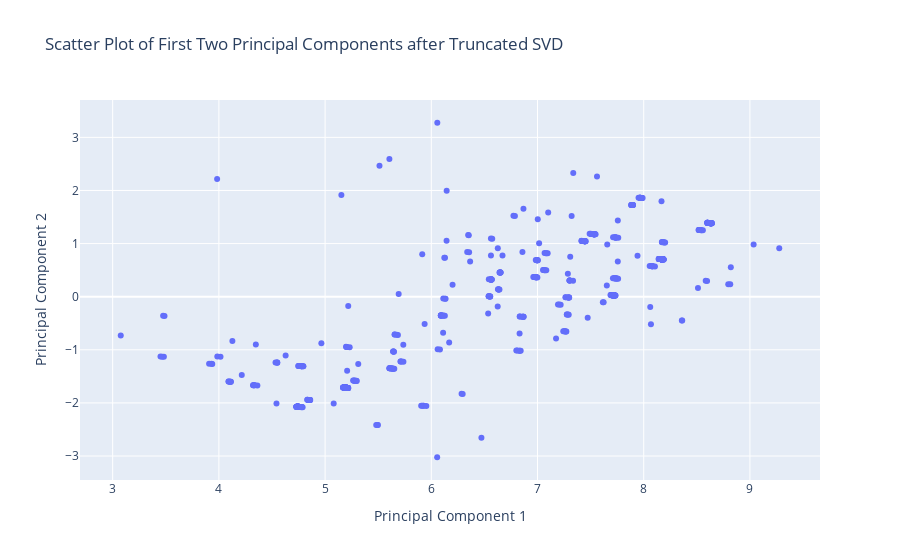

Here is the notebook cell this chart was saved with:
### Code cell
from sklearn.decomposition import TruncatedSVD
svd = TruncatedSVD(n_components=2)
TSVD = svd.fit_transform(cleaned_normalize)

TSVDfig = px.scatter(
    TSVD,
    x=0,
    y=1,
    title='Scatter Plot of First Two Principal Components after Truncated SVD',
    labels={'0': 'Principal Component 1', '1': 'Principal Component 2'}
)

TSVDfig.show()

### Figure 1 — Plotly figure (JSON) as saved in the notebook; plotly's stock layout.template omitted (floating-point values rounded to 4 significant figures; data arrays with more than 128 entries replaced by an {"elided": "..."} marker saying what was removed)
{"data": [{"hovertemplate": "Principal Component 1=%{x}<br>Principal Component 2=%{y}<extra></extra>", "legendgroup": "", "marker": {"color": "#636efa", "symbol": "circle"}, "mode": "markers", "name": "", "orientation": "v", "showlegend": false, "type": "scatter", "x": {"elided": "830 float values"}, "xaxis": "x", "y": {"elided": "830 float values"}, "yaxis": "y"}], "layout": {"autosize": true, "legend": {"tracegroupgap": 0}, "title": {"text": "Scatter Plot of First Two Principal Components after Truncated SVD"}, "xaxis": {"anchor": "y", "autorange": true, "domain": [0, 1], "range": [2.701, 9.651], "title": {"text": "Principal Component 1"}, "type": "linear"}, "yaxis": {"anchor": "x", "autorange": true, "domain": [0, 1], "range": [-3.543, 3.795], "title": {"text": "Principal Component 2"}, "type": "linear"}}}
